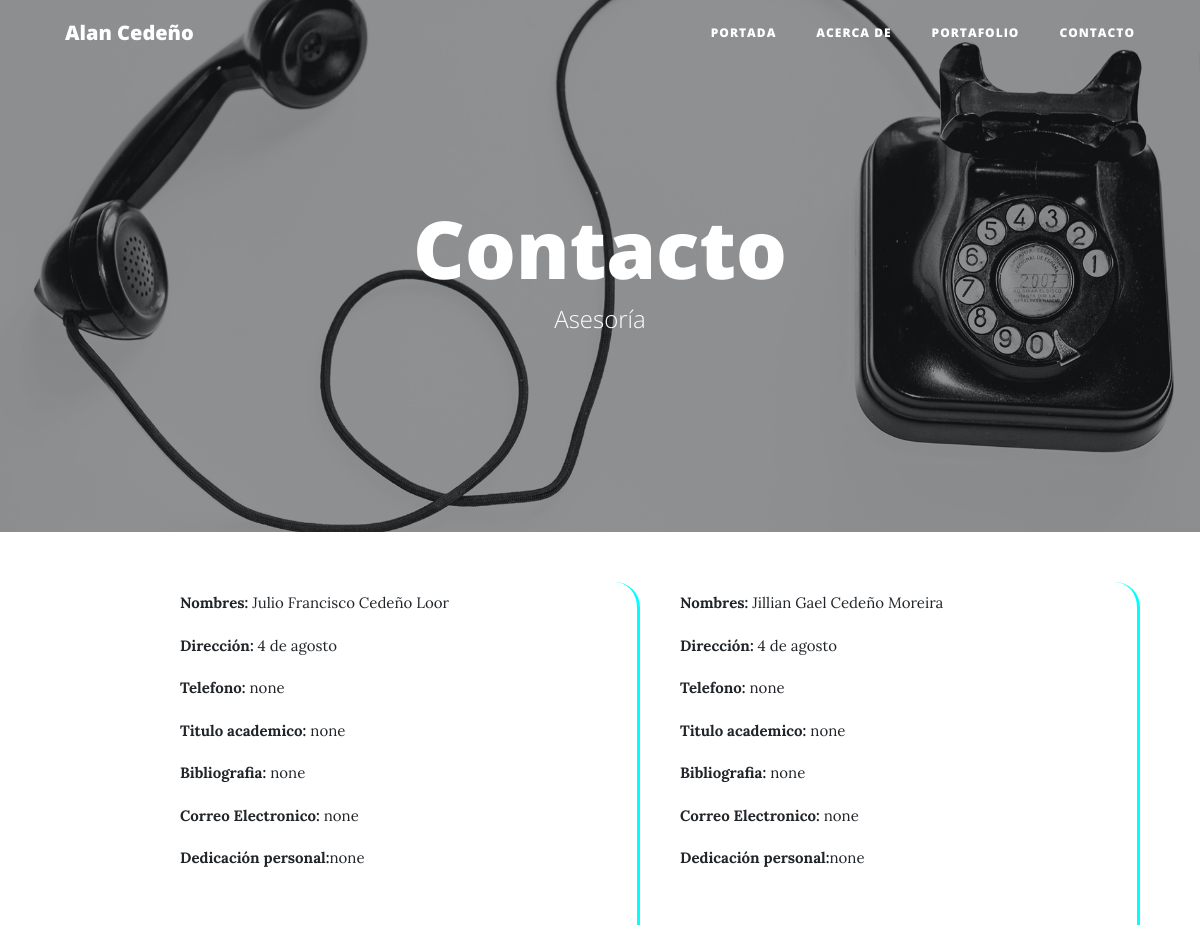
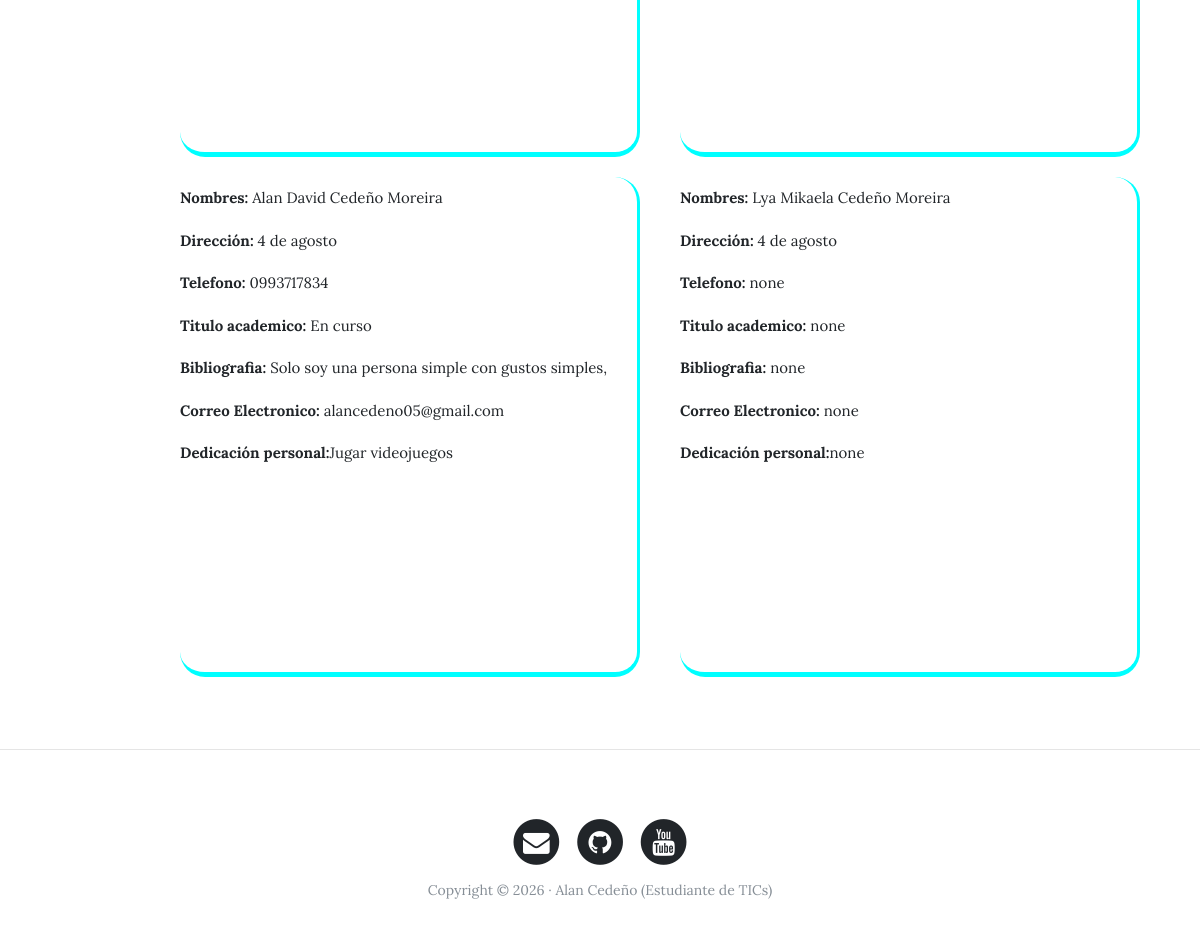
/contactos, run on the app's committed database (2 pictures, top to bottom).
### todo/models.py (models this page shows, shortened)
class Personas(models.Model):
    nombres = models.CharField(max_length=100, verbose_name="Nombres")
    apellidos = models.CharField(max_length=100, verbose_name="Apellidos")
    direccion = models.CharField(max_length=100, verbose_name="Dirección")
    telefono = models.CharField(max_length=10, verbose_name="Telefono")
    titulo_academico = models.CharField(max_length=100, verbose_name="Titulo Academico")
    biografia = models.TextField(max_length=1000, verbose_name="Biografia")
    correo_electronico = models.CharField(max_length=100, verbose_name="Correo Electronico")
    dedicacion_personal = models.TextField(max_length=1000, verbose_name="Dedicación Personal")
    created = models.DateTimeField(auto_now_add=True, verbose_name="Fecha de creación")
    updated = models.DateTimeField(auto_now=True, verbose_name="Fecha de actualización")
    class Meta:
        verbose_name = "Persona"
        verbose_name_plural = "Personas"
        ordering = ['-created']
        db_table = 'personas'

### todo/views.py (the view)
# urls.py: path("contactos", views.    contact, name="contact"),
def contact(request):
    personas = Personas.objects.all()
    return render(request, 'todo/contact.html', {
        'personas': personas
    })

### templates/todo/contact.html (shortened to what this page needs)
{% load static %}
<!DOCTYPE html>
<html lang="es">
  <head>
    <link href="{% static 'vendor/bootstrap/css/bootstrap.min.css' %}" rel="stylesheet">
    <link href="{% static 'vendor/font-awesome/css/font-awesome.min.css' %}" rel="stylesheet" type="text/css">
    <link href="{% static 'css/clean-blog.min.css' %}" rel="stylesheet">
  </head>
  <body>
    <nav class="navbar navbar-expand-lg navbar-light fixed-top" id="mainNav">
      <div class="container">
        <a class="navbar-brand" href="{% url 'index' %}">Alan Cedeño</a>
        <div class="collapse navbar-collapse" id="navbarResponsive">
          <ul class="navbar-nav ml-auto">
            <li class="nav-item">
              <a class="nav-link" href={% url 'index' %}>Portada</a>
            </li>
            <li class="nav-item">
              <a class="nav-link" href={% url 'about' %}>Acerca de</a>
            </li>
            <li class="nav-item">
              <a class="nav-link" href={% url 'portfolio' %}>Portafolio</a>
            </li>
            <li class="nav-item">
              <a class="nav-link" href={% url 'contact' %}>Contacto</a>
            </li>
          </ul>
        </div>
      </div>
    </nav>
    <header class="masthead" style="background-image: url({% static 'img/contact-bg.jpg' %})">
      <div class="overlay"></div>
      <div class="container">
        <div class="row">
          <div class="col-lg-8 col-md-10 mx-auto">
            <div class="site-heading">
              <h1>Contacto</h1>
              <span class="subheading">Asesoría</span>
            </div>
          </div>
        </div>
      </div>
    </header>
        <div id = "personas">
    {% for persona in personas %}
            <div id = "informacion">
                <p><b>Nombres:</b> {{ persona.nombres }} {{ persona.apellidos }}</p>
                <p><b>Dirección:</b> {{ persona.direccion }}</p>
                <p><b>Telefono:</b> {{ persona.telefono }}</p>
                <p><b>Titulo academico:</b> {{ persona.titulo_academico }}</p>
                <p><b>Bibliografia:</b> {{ persona.biografia }}</p>
                <p><b>Correo Electronico:</b> {{ persona.correo_electronico }}</p>
                <p><b>Dedicación personal:</b>{{ persona.dedicacion_personal }}</p>
            </div>
    {% endfor %}
</div>
    <hr>
    <footer>
      <div class="container">
        <div class="row">
          <div class="col-lg-8 col-md-10 mx-auto">
              <ul class="list-inline text-center">
               <li class="list-inline-item">
                 <a href="https://www.facebook.com/alan.david.cedeno.moreira.2025/">
                   <span class="fa-stack fa-lg">
                     <i class="fa fa-circle fa-stack-2x"></i>
                     <i class="fa fa-envelope fa-stack-1x fa-inverse"></i>
                   </span>
                 </a>
               </li>
               <li class="list-inline-item">
                 <a href="https://github.com/theG4M3RScrack">
                   <span class="fa-stack fa-lg">
                     <i class="fa fa-circle fa-stack-2x"></i>
                     <i class="fa fa-github fa-stack-1x fa-inverse"></i>
                   </span>
                 </a>
               </li>
               <li class="list-inline-item">
                 <a href="https://www.youtube.com/@theG4M3RScrack">
                   <span class="fa-stack fa-lg">
                     <i class="fa fa-circle fa-stack-2x"></i>
                     <i class="fa fa-youtube fa-stack-1x fa-inverse"></i>
                   </span>
                 </a>
               </li>
             </ul>
             <p class="copyright text-muted">Copyright &copy; 2026 · Alan Cedeño (Estudiante de TICs) </p>
          </div>
        </div>
      </div>
    </footer>
  </body>
</html>

### templates/todo/contact.html (style rules this page uses)
#informacion { height: 500px; display: flex; flex-direction: column; justify-content: right; border-right: 3px solid cyan; border-bottom: 5px solid cyan; border-radius: 25px; width:calc(50% - 20px); }
#personas { font-size: 15px; width: 80%; margin-left: 15%; display: flex; justify-content: space-between; flex-wrap: wrap; gap: 20px; flex-direction: row-reverse; }

### data on the page
Personas: nombres "Jillian Gael", apellidos "Cedeño Moreira", direccion "4 de agosto", telefono "none", titulo_academico "none", biografia "none", correo_electronico "none", dedicacion_personal "none"
Personas: nombres "Julio Francisco", apellidos "Cedeño Loor", direccion "4 de agosto", telefono "none", titulo_academico "none", biografia "none", correo_electronico "none", dedicacion_personal "none"
Personas: nombres "Lya Mikaela", apellidos "Cedeño Moreira", direccion "4 de agosto", telefono "none", titulo_academico "none", biografia "none", correo_electronico "none", dedicacion_personal "none"
Personas: nombres "Alan David", apellidos "Cedeño Moreira", direccion "4 de agosto", telefono "0993717834", titulo_academico "En curso", biografia "Solo soy una persona simple con gustos simples,", correo_electronico "alancedeno05@gmail.com", dedicacion_personal "Jugar videojuegos"
